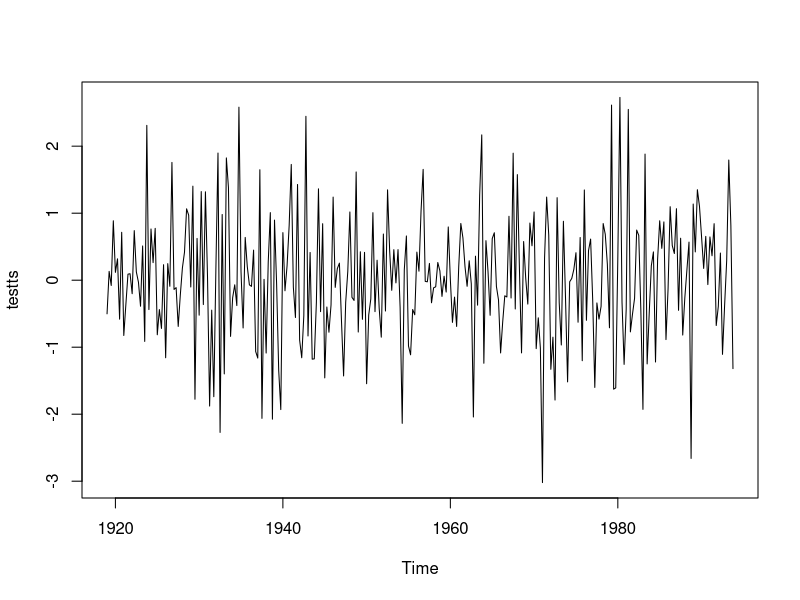
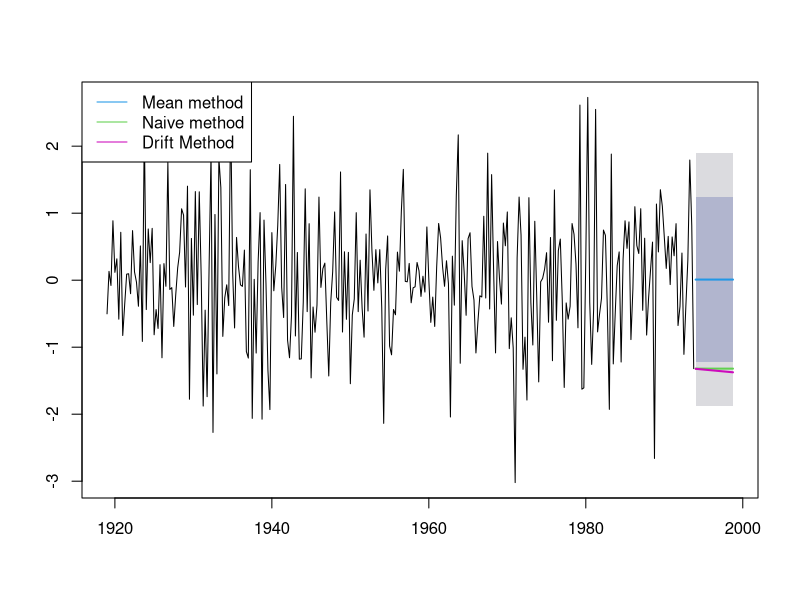
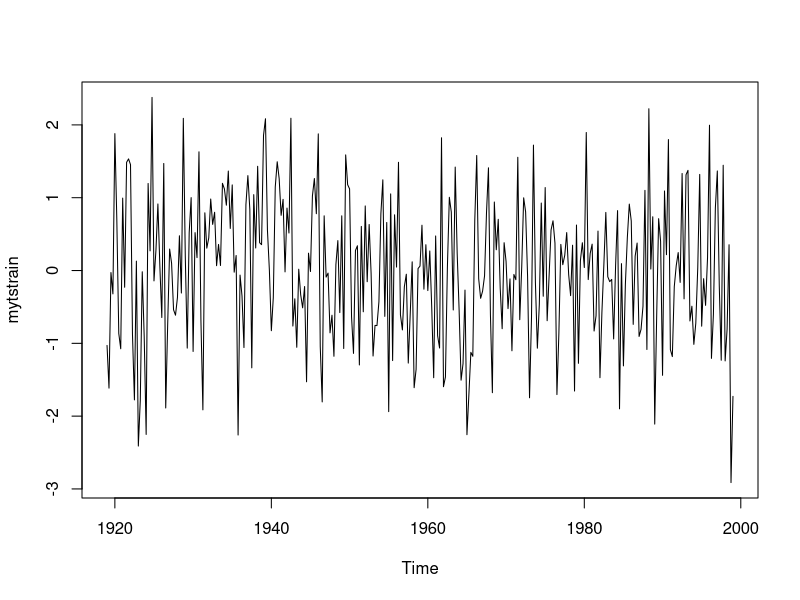
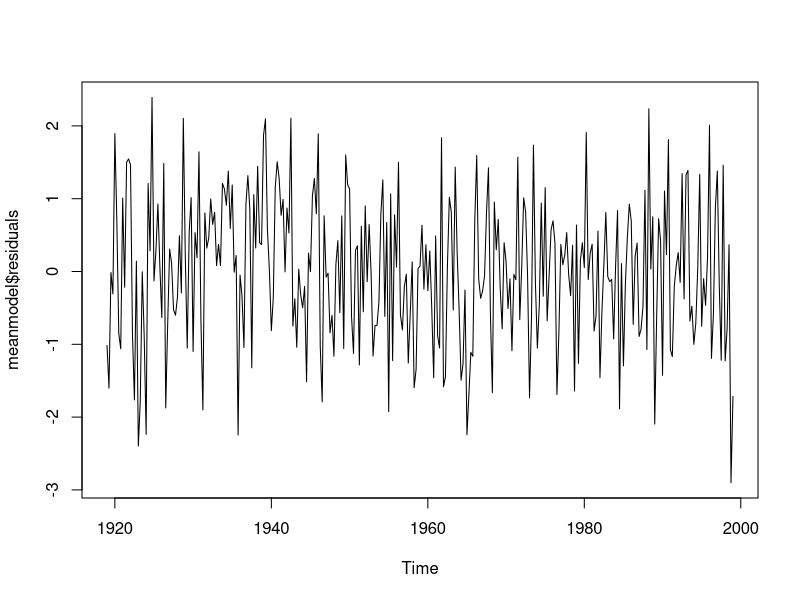
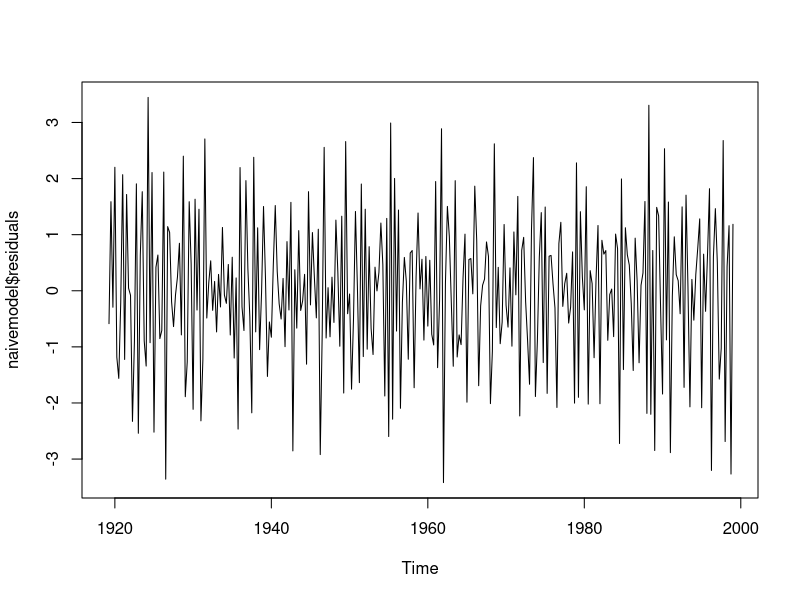
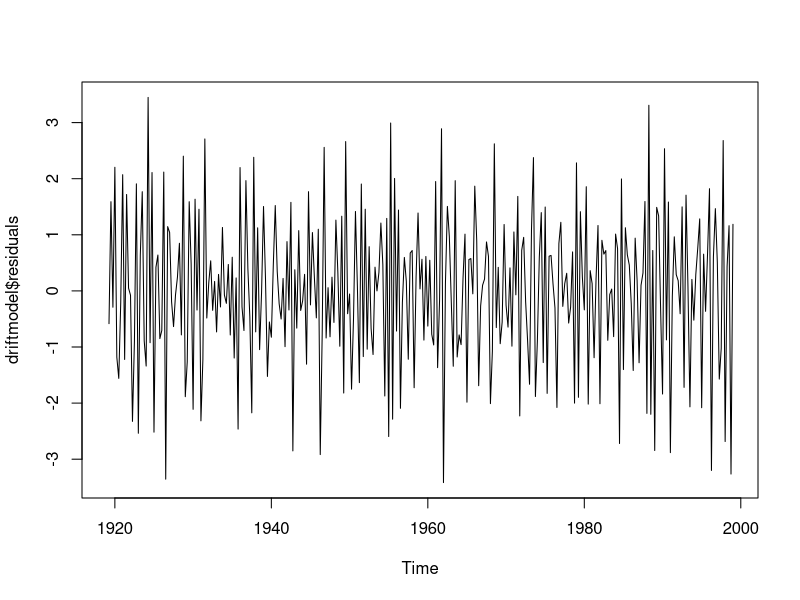
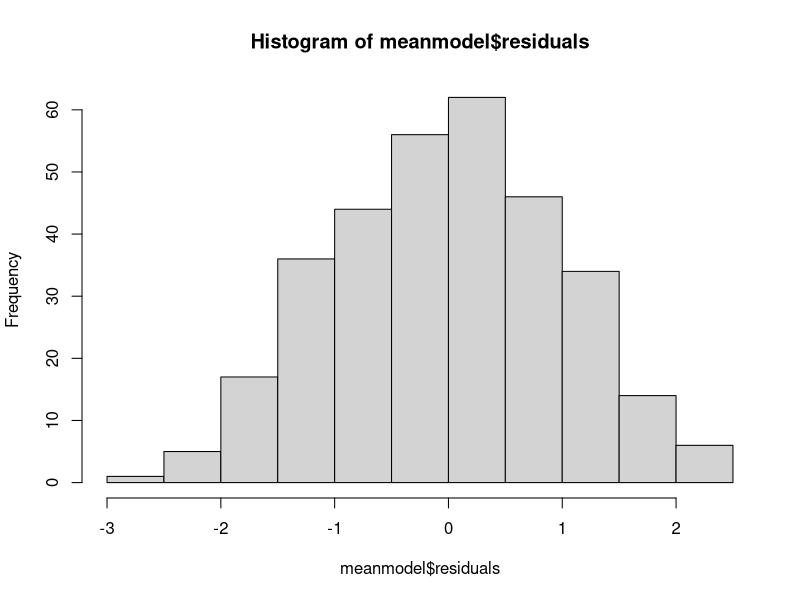
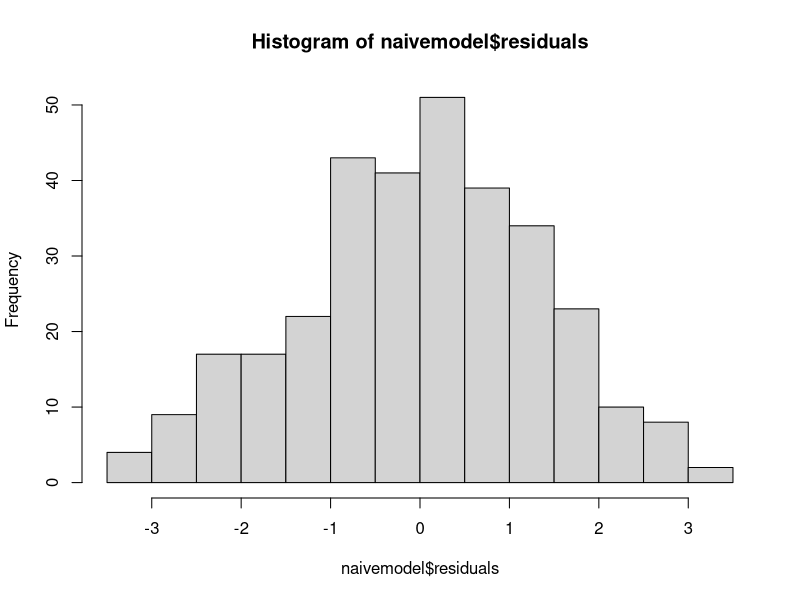

Source code (R) for these figures, in order:
## Simple Models = Good baseline models for time series forecasting

set.seed(100)
testts <- ts(rnorm(300), start = 1919, frequency = 4)
plot(testts)

library(forecast)
meanmodel <- meanf(testts, h=20)
naivemodel <- naive(testts, h=20)
driftmodel <- rwf(testts, h=20, drift = T)

plot(meanmodel, plot.conf = F, main = "")
lines(naivemodel$mean, col=123, lwd = 2)
lines(driftmodel$mean, col=22, lwd = 2)
legend("topleft",lty=1,col=c(4,123,22),
       legend=c("Mean method","Naive method","Drift Method"))


##

## Accuracy and model comparison
set.seed(95)
myts <- ts(rnorm(400), start = c(1919,1), frequency = 4)

# Training set (80% of whole time series)
mytstrain <- window(myts, start = 1919, end = 1999)

plot(mytstrain)

# The 3 models we want to test
library(forecast)
meanmodel <- meanf(mytstrain, h=80)
naivemodel <- naive(mytstrain, h=80)
driftmodel <- rwf(mytstrain, h=80, drift = T)

# Extracting the test set
mytstest <- window(myts, start = 2000)

accuracy(meanmodel, mytstest)
accuracy(naivemodel, mytstest)
accuracy(driftmodel, mytstest)

# Obviously mean model wins as the normal distribution is centered at mean


library(forecast)
forecast(meanmodel, h = 80)
class(forecast(meanmodel, h = 80))

d = mytstest-meanmodel$mean
mse = mean((d)^2)
mae = mean(abs(d))
rmse = sqrt(mse)
R2 = 1-(sum((d)^2)/sum((meanmodel$mean-mean(meanmodel$mean))^2))


library(caret)
RMSE(meanmodel$mean, mytstest)
R2(meanmodel$mean, mytstest, form = "traditional")



## Analysing Residuals

# Variance and mean of the mean model
var(meanmodel$residuals)
mean(meanmodel$residuals) #0
plot(meanmodel$residuals) # since mean is 0, residual plot is equal to the actual plot (residual values equal actual values)


# Deleting the NA at the front of the vector
naivwithoutNA <- naivemodel$residuals
naivwithoutNA <- naivwithoutNA[2:320]
var(naivwithoutNA)
mean(naivwithoutNA)
plot(naivemodel$residuals)


driftwithoutNA <- driftmodel$residuals
driftwithoutNA <- driftwithoutNA[2:320]
var(driftwithoutNA)
mean(driftwithoutNA)
plot(driftmodel$residuals)

# Histogram of distribution
hist(meanmodel$residuals)
hist(naivemodel$residuals)
hist(driftmodel$residuals)

# Autcorrelation
acf(meanmodel$residuals)
pacf(meanmodel$residuals)

#the above plots indicate that autocorrelation was well captured by the mean model and only randomness  i.e zero mean and constant variance
#that is not the case in the below plots as there is still some autocorrelation that is not captured by the models
# if the resiudal are still correlated as below, fix it by differencing or transformation

acf(naivwithoutNA)
acf(driftwithoutNA)
